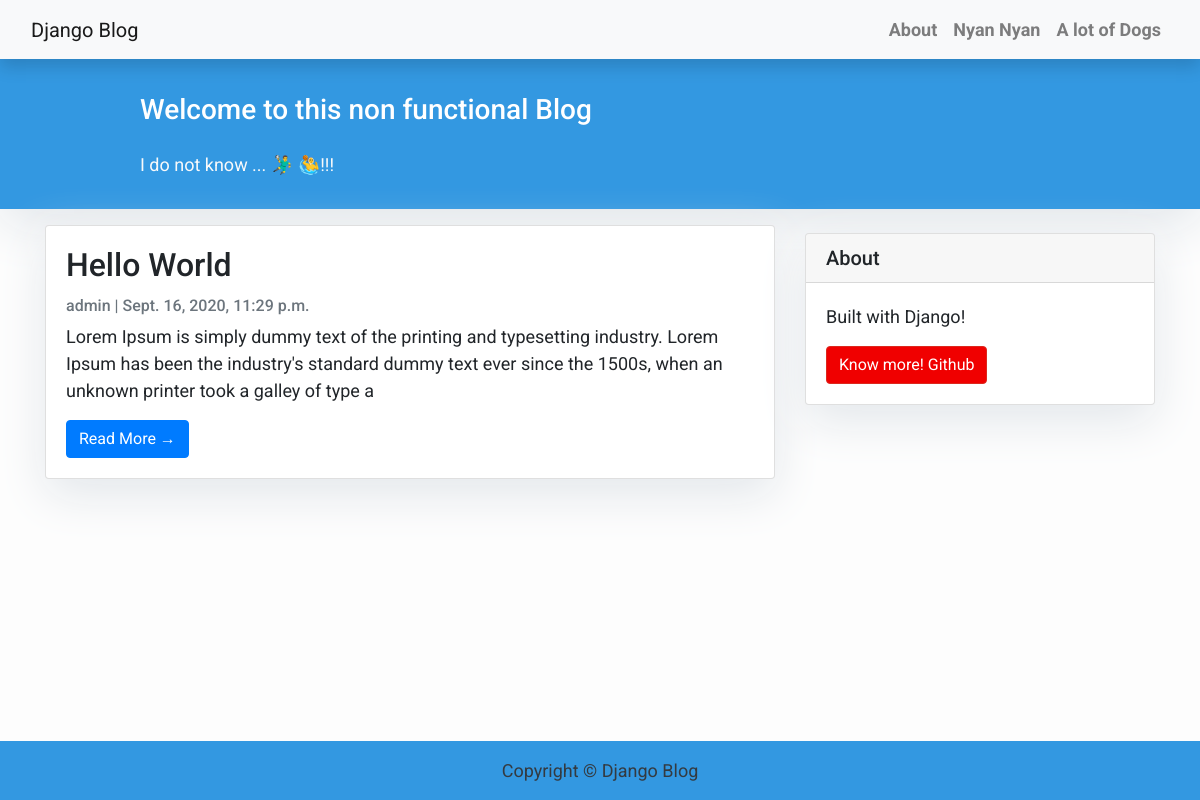
The page / on the database its author committed.
### blog/models.py (models this page shows, shortened)
class Post(models.Model):
    title = models.CharField(max_length=200, unique=True)
    slug = models.SlugField(max_length=200, unique=True)
    author = models.ForeignKey(User, on_delete=models.CASCADE, related_name='blog_posts')
    updated_on = models.DateTimeField(auto_now=True)
    content = models.TextField()
    created_on = models.DateTimeField(auto_now_add=True)
    status = models.IntegerField(choices=STATUS, default=0)
    class Meta:
        ordering = ['-created_on']

### blog/views.py (the view)
# urls.py: path('', views.PostList.as_view(), name='home'),
class PostList(generic.ListView):
    queryset = Post.objects.filter(status=1).order_by('-created_on')
    template_name = 'blog/index.html'  # a list of all posts will be displayed on index.html

### blog/templates/blog/index.html (shortened to what this page needs)
{% extends 'blog/base.html' %}
{% block content %}
<header class="masthead">
    <div class="container">
        <div class="row">
            <div class=" col-md-8 col-md-10 mx-auto">
                <div class="site-heading">
                    <h3 class=" site-heading my-4 mt-3 text-white">
                     {% if user.is_authenticated %}
                        Welcome to this non functional Blog {{ user.username }}
                        {% else %}
                        Welcome to this non functional Blog
                        {% endif %}
                    </h3>
                    <p class="text-light">I do not know ... 🤾‍♂️ 🤽‍♂️!!! &nbsp
                    </p>
                </div>
            </div>
        </div>
    </div>
</header>
<div class="container">
    <div class="row">
        <div class="col-md-8 mt-3 left">
            {% for post in post_list %}
            <div class="card mb-4">
                <div class="card-body">
                    <h2 class="card-title">{{ post.title }}</h2>
                    <p class="card-text text-muted h6">{{ post.author }} | {{ post.created_on}} </p>
                    <p class="card-text">{{post.content|slice:":200" }}</p>
                    <a href="{% url 'post_detail' post.slug  %}" class="btn btn-primary">Read More &rarr;</a>
                </div>
            </div>
            {% endfor %}
        </div>
        {% block sidebar %} {% include 'blog/sidebar.html' %} {% endblock sidebar %}
    </div>
</div>
{%endblock%}

### blog/templates/blog/base.html (shortened to what this page needs)
<!DOCTYPE html>
<html lang="en">
<head>
    <link rel="stylesheet" href="https://stackpath.bootstrapcdn.com/bootstrap/4.4.1/css/bootstrap.min.css"
>
</head>
<body>
    <nav class="navbar navbar-expand-lg navbar-light bg-light shadow" id="mainNav">
        <div class="container-fluid">
            <a class="navbar-brand" href="{% url 'home' %}">Django Blog</a>
            <div class="collapse navbar-collapse" id="navbarResponsive">
                <ul class="navbar-nav ml-auto">
                    <li class="nav-item text-black">
                        <a class="nav-link text-black font-weight-bold" href="https://linkedin.com/in/felmez" target="_blank">About</a>
                    </li>
                    <li class="nav-item text-black">
                        <a class="nav-link text-black font-weight-bold" href="http://nyanwaits.com/" target="_blank">Nyan Nyan</a>
                    </li>
                    <li class="nav-item text-black">
                        <a class="nav-link text-black font-weight-bold" href="http://www.omfgdogs.com/" target="_blank">A lot of Dogs</a>
                    </li>
                </ul>
            </div>
        </div>
    </nav>
    {% block content %}{% endblock content%}
    <footer class="footer py-3 bg-grey">
        <p class="m-0 text-dark text-center">Copyright &copy; Django Blog</p>
    </footer>
</body>
</html>

### blog/templates/blog/sidebar.html (shortened to what this page needs)
{% block sidebar %}
<div class="col-md-4 float-right ">
    <div class="card my-4">
        <h5 class="card-header">About</h5>
        <div class="card-body">
            <p class="card-text"> Built with Django!</p>
            <a href="https://github.com/felmez" target="_blank" class="btn btn-danger">Know more! Github</a>
        </div>
    </div>
</div>
{% endblock sidebar %}

### blog/templates/blog/base.html (style rules this page uses)
body { font-family: "Roboto", sans-serif; font-size: 17px; background-color: #fdfdfd; }
.footer { position: fixed; left: 0; bottom: 0; width: 100%; background-color: #3398E1; color: white; text-align: center; }
.shadow { box-shadow: 0 4px 2px -2px rgba(0, 0, 0, 0.1); }
.btn-danger { color: #fff; background-color: #f00000; border-color: #dc281e; }
.masthead { background: #3398E1; height: auto; padding-bottom: 15px; box-shadow: 0 16px 48px #E3E7EB; padding-top: 10px }

### blog/templates/blog/index.html (style rules this page uses)
body { font-family: "Roboto", sans-serif; font-size: 18px; background-color: #fdfdfd; }
.card { box-shadow: 0 16px 48px #E3E7EB; }

### blog/templates/blog/sidebar.html (style rules this page uses)
.card { box-shadow: 0 16px 48px #E3E7EB; }

### rows shown on the page
Post: title "Hello World", author "admin", created_on "Sept. 16, 2020, 11:29 p.m.", content "Lorem Ipsum is simply dummy text of the printing and typesetting industry. Lorem Ipsum has been the industry's standard dummy text ever since the 1500s, when an unknown printer took a galley of type a"
